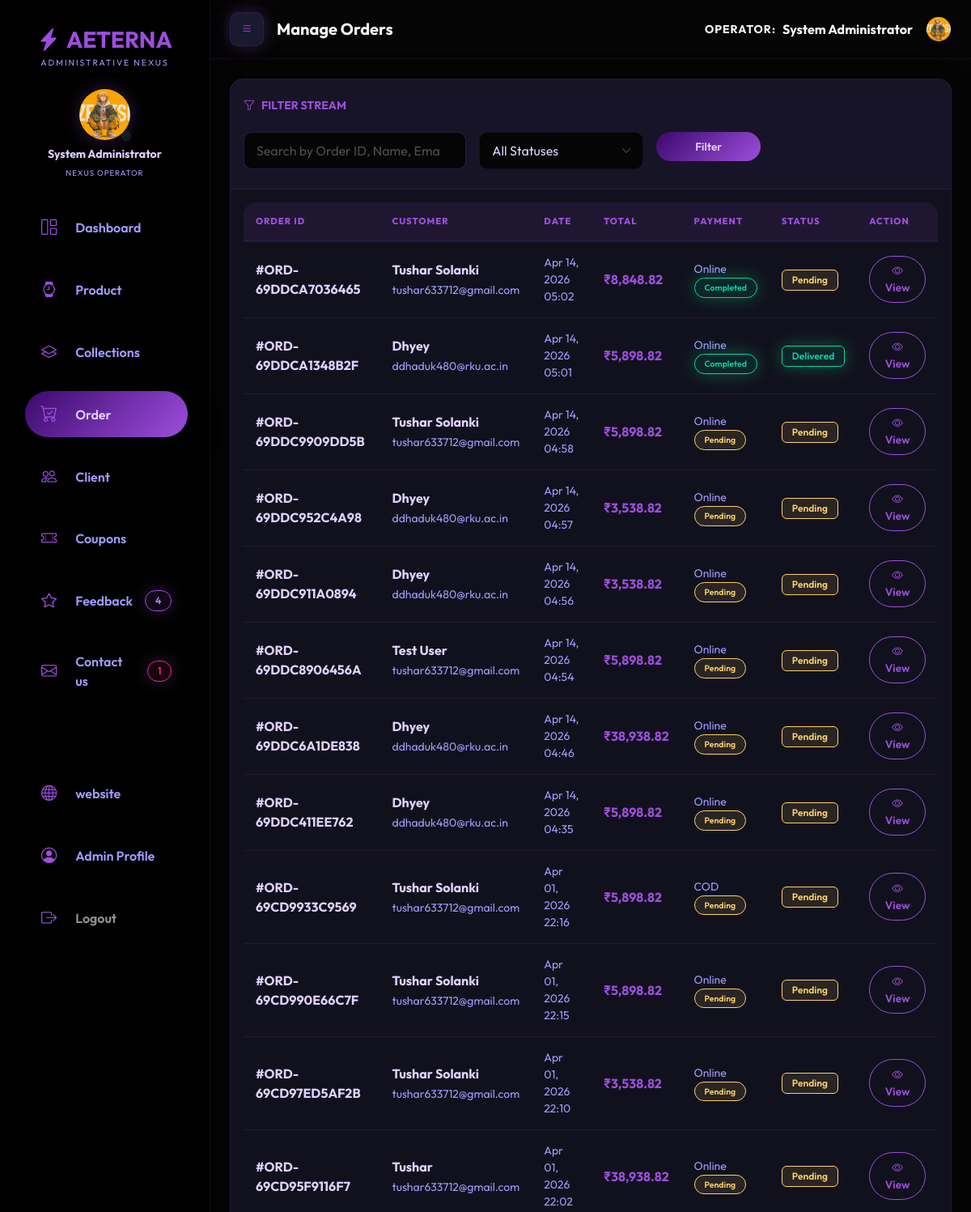
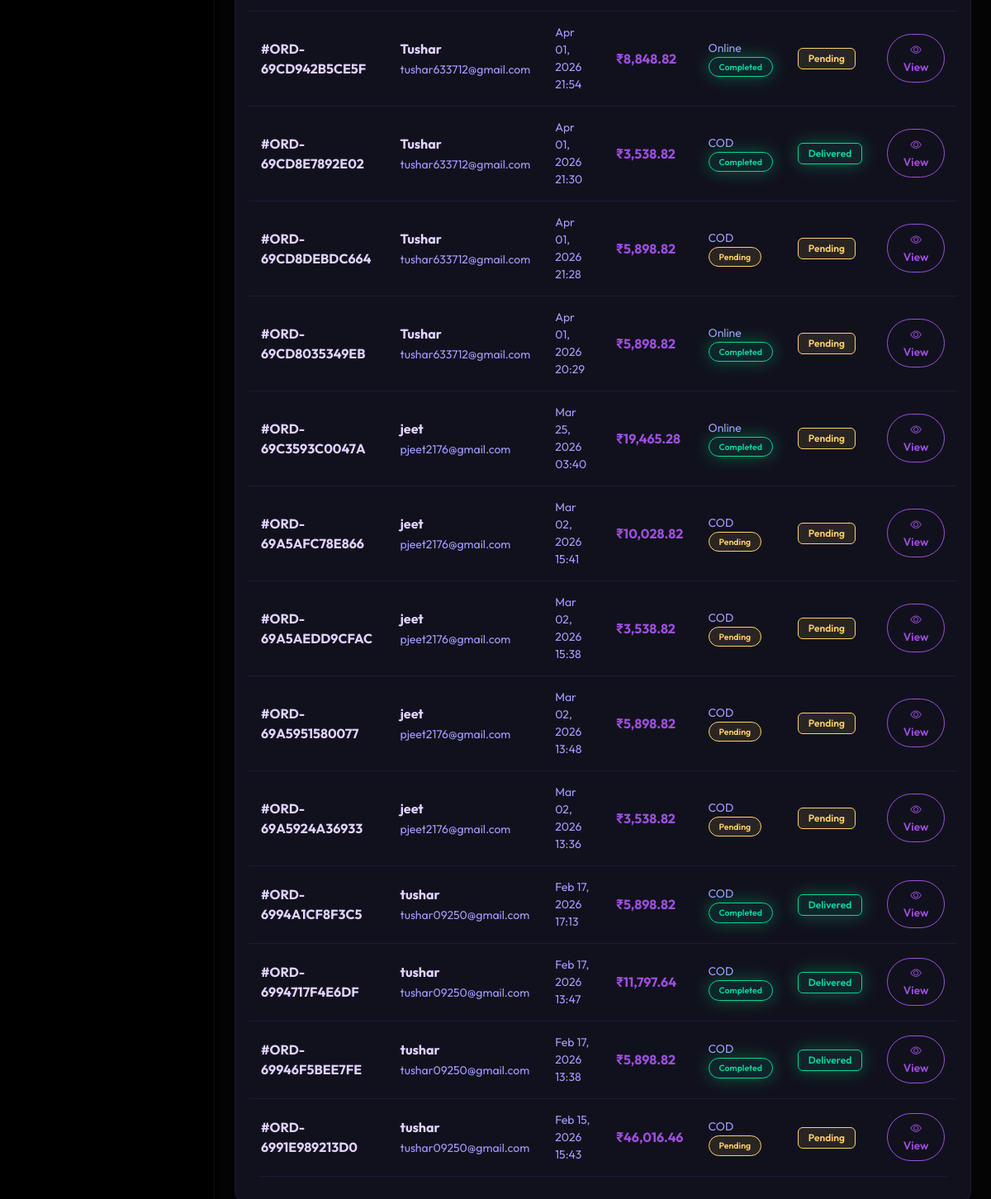
Screenshot of /admin/orders.php (signed in) with the database file from the repository (2 pictures, top to bottom).
### tables this page shows
CREATE TABLE `orders` (
  `id` int(11) NOT NULL,
  `user_id` int(11) NOT NULL,
  `order_number` varchar(50) NOT NULL,
  `full_name` varchar(100) NOT NULL,
  `email` varchar(100) NOT NULL,
  `phone` varchar(20) NOT NULL,
  `shipping_address` text NOT NULL,
  `billing_address` text DEFAULT NULL,
  `city` varchar(100) NOT NULL,
  `state` varchar(100) NOT NULL,
  `zip_code` varchar(20) NOT NULL,
  `country` varchar(100) NOT NULL DEFAULT 'India',
  `subtotal` decimal(10,2) NOT NULL,
  `discount` decimal(10,2) DEFAULT 0.00,
  `tax` decimal(10,2) DEFAULT 0.00,
  `total` decimal(10,2) NOT NULL,
  `payment_method` enum('COD','Online') NOT NULL,
  `payment_status` enum('Pending','Completed','Failed') DEFAULT 'Pending',
  `order_status` enum('Pending','Processing','Shipped','Delivered','Cancelled') DEFAULT 'Pending',
  `coupon_code` varchar(50) DEFAULT NULL,
  `razorpay_order_id` varchar(255) DEFAULT NULL,
  `razorpay_payment_id` varchar(255) DEFAULT NULL,
  `razorpay_signature` varchar(255) DEFAULT NULL,
  `order_notes` text DEFAULT NULL,
  `created_at` timestamp NULL DEFAULT current_timestamp(),
  `updated_at` timestamp NULL DEFAULT current_timestamp() ON UPDATE current_timestamp()
);

### includes/functions.php (called while the page is built, shortened)
<?php
function isAdminLoggedIn() {
    return isset($_SESSION['admin_id']) && !empty($_SESSION['admin_id']);
}
function getCurrentAdmin($conn) {
    $stmt = $conn->prepare("SELECT * FROM admins WHERE id = ?");
    $stmt->execute([$_SESSION['admin_id']]);
    return $stmt->fetch();
}
function formatPrice($price) {
    return '₹' . number_format($price, 2);
}
?>

### includes/security.php (called while the page is built, shortened)
<?php
function escapeOutput($data) {
    return htmlspecialchars($data, ENT_QUOTES, 'UTF-8');
}
?>

### admin/orders.php (the view, shortened to what this page needs)
<?php
require_once '../includes/config.php';
$admin = getCurrentAdmin($conn);
$search = isset($_GET['search']) ? sanitizeInput($_GET['search']) : '';
$sql = "SELECT o.*, u.full_name as user_name FROM orders o JOIN users u ON o.user_id = u.id";
$params = [];
$sql .= " ORDER BY o.created_at DESC";
$stmt = $conn->prepare($sql);
$stmt->execute($params);
$orders = $stmt->fetchAll();
$pageTitle = 'Manage Orders';
include 'includes/header.php';
?>
<div class="card mb-4 border-0 shadow-lg">
    <div class="card-header py-4 border-0">
        <h5 class="mb-4 fw-bold small text-uppercase text-primary-purple"><i class="bi bi-funnel me-2"></i>Filter Stream</h5>
        <form class="row g-3" method="GET">
            <div class="col-md-4">
                <input type="search" name="search" class="form-control" placeholder="Search by Order ID, Name, Email" value="<?php echo escapeOutput($search); ?>">
            </div>
            <div class="col-md-3">
                <select name="status" class="form-select">
                    <option value="">All Statuses</option>
                </select>
            </div>
            <div class="col-md-2">
                <button type="submit" class="btn btn-primary w-100">Filter</button>
            </div>
        </form>
    </div>
    <div class="card-body">
        <div class="table-responsive">
            <table class="table table-hover align-middle">
                <thead>
                    <tr>
                        <th>Order ID</th>
                        <th>Customer</th>
                        <th>Date</th>
                        <th>Total</th>
                        <th>Payment</th>
                        <th>Status</th>
                        <th>Action</th>
                    </tr>
                </thead>
                <tbody>
                    <?php foreach ($orders as $order): ?>
                    <tr>
                        <td class="fw-bold text-white">#<?php echo escapeOutput($order['order_number']); ?></td>
                        <td>
                            <div class="text-white fw-bold"><?php echo escapeOutput($order['full_name']); ?></div>
                            <small class="text-muted"><?php echo escapeOutput($order['email']); ?></small>
                        </td>
                        <td class="text-muted small"><?php echo date('M d, Y H:i', strtotime($order['created_at'])); ?></td>
                        <td class="fw-bold" style="color: var(--primary-purple);"><?php echo formatPrice($order['total']); ?></td>
                        <td class="small text-muted">
                            <?php echo $order['payment_method']; ?><br>
                            <span class="badge bg-<?php echo $order['payment_status'] == 'Completed' ? 'success shadow-green' : ($order['payment_status'] == 'Failed' ? 'danger' : 'warning'); ?> rounded-pill"><?php echo $order['payment_status']; ?></span>
                        </td>
                        <td>
                            <?php
                            $statusClass = 'secondary';
                            switch($order['order_status']) {
                                case 'Pending': $statusClass = 'warning'; break;
                                case 'Delivered': $statusClass = 'success'; break;
                            }
                            ?>
                            <span class="badge bg-<?php echo $statusClass; ?> <?php echo $order['order_status'] == 'Delivered' ? 'shadow-green' : ''; ?>"><?php echo $order['order_status']; ?></span>
                        </td>
                        <td>
                            <a href="order-detail.php?id=<?php echo $order['id']; ?>" class="btn btn-sm btn-outline-primary">
                                <i class="bi bi-eye"></i> View
                            </a>
                        </td>
                    </tr>
                    <?php endforeach; ?>
                </tbody>
            </table>
        </div>
    </div>
</div>
<?php include 'includes/footer.php'; ?>

### admin/includes/header.php (shortened to what this page needs)
<!DOCTYPE html>
<html lang="en">
<head>
    <link href="https://cdn.jsdelivr.net/npm/bootstrap@5.3.0/dist/css/bootstrap.min.css" rel="stylesheet">
    <link rel="stylesheet" href="https://cdn.jsdelivr.net/npm/bootstrap-icons@1.11.0/font/bootstrap-icons.css">
    <link rel="stylesheet" href="<?php echo SITE_URL; ?>/admin/assets/css/style.css">
</head>
<body>
    <div class="d-flex">
        <?php include 'includes/sidebar.php'; ?>
        <div class="flex-grow-1 main-content" style="min-width:0;">
            <nav class="navbar navbar-expand-lg px-3 px-md-4 border-bottom border-purple"
                 style="background: var(--glass-purple); backdrop-filter: blur(15px); -webkit-backdrop-filter: blur(15px);">
                <button class="btn btn-dark border-purple text-primary-purple me-3 shadow-glow flex-shrink-0" id="sidebarCollapse" aria-label="Open sidebar">
                    <i class="bi bi-list"></i>
                </button>
                <span class="navbar-brand mb-0 h4 fw-bold text-white text-truncate" style="max-width:calc(100vw - 180px);">
                    <?php echo $pageTitle; ?>
                </span>
                <div class="ms-auto d-flex align-items-center gap-2 flex-shrink-0">
                    <div class="d-lg-flex align-items-center gap-2">
                        <span class="text-muted small text-uppercase fw-bold" style="letter-spacing:1px;">Operator:</span>
                        <strong class="text-white"><?php echo escapeOutput($admin['full_name']); ?></strong>
                    </div>
                    <div class="ms-2">
                        <?php if ($admin['profile_image']): ?>
                            <a href="<?php echo SITE_URL; ?>/admin/profile.php">
                                <img src="<?php echo SITE_URL; ?>/uploads/admins/<?php echo $admin['profile_image']; ?>"
                                     class="rounded-circle border border-purple shadow-sm hover-scale"
                                     style="width: 32px; height: 32px; object-fit: cover;">
                            </a>
                        <?php else: ?>
                            <a href="<?php echo SITE_URL; ?>/admin/profile.php" class="text-primary-purple h4 mb-0">
                                <i class="bi bi-person-circle"></i>
                            </a>
                        <?php endif; ?>
                    </div>
                </div>
            </nav>
            <div class="p-3 p-md-4">

### admin/includes/sidebar.php (shortened to what this page needs)
<div id="sidebar" class="sidebar p-3 border-end border-purple" style="background: var(--sidebar-dark);">
    <div class="sidebar-brand mb-2 p-3 text-center">
        <h3 class="mb-0 fw-bold text-primary-purple animate-pulse"><i class="bi bi-lightning-charge-fill me-2"></i>AETERNA</h3>
        <p class="text-muted text-uppercase mb-0 mt-1" style="font-size: 0.65rem; letter-spacing: 2px;">Administrative Nexus</p>
    </div>
    <div class="sidebar-user-panel px-3 mb-4 text-center">
        <div class="position-relative d-inline-block mb-2">
            <?php if ($admin['profile_image']): ?>
                <img src="<?php echo SITE_URL; ?>/uploads/admins/<?php echo $admin['profile_image']; ?>"
                     class="rounded-circle shadow-glow pulse-purple border border-purple"
                     style="width: 65px; height: 65px; object-fit: cover;">
            <?php endif; ?>
            <span class="position-absolute bottom-0 end-0 bg-success border border-dark rounded-circle p-1" style="width:12px; height:12px;"></span>
        </div>
        <h6 class="text-white mb-0 fw-bold small"><?php echo escapeOutput($admin['full_name']); ?></h6>
        <span class="text-muted" style="font-size: 0.6rem; letter-spacing: 1px;">NEXUS OPERATOR</span>
    </div>
    <ul class="nav flex-column">
        <li class="nav-item mb-2">
            <a class="nav-link rounded-pill <?php echo basename($_SERVER['PHP_SELF']) == 'index.php' ? 'active shadow-lg' : 'text-muted'; ?>"
               href="<?php echo SITE_URL; ?>/admin/index.php">
                <i class="bi bi-grid-1x2 me-2"></i> Dashboard
            </a>
        </li>
        <li class="nav-item mb-2">
            <a class="nav-link rounded-pill <?php echo basename($_SERVER['PHP_SELF']) == 'products.php' || basename($_SERVER['PHP_SELF']) == 'add-product.php' || basename($_SERVER['PHP_SELF']) == 'edit-product.php' ? 'active shadow-lg' : 'text-muted'; ?>"
               href="<?php echo SITE_URL; ?>/admin/products.php">
                <i class="bi bi-watch me-2"></i> Product
            </a>
        </li>
        <li class="nav-item mb-2">
            <a class="nav-link rounded-pill <?php echo basename($_SERVER['PHP_SELF']) == 'categories.php' ? 'active shadow-lg' : 'text-muted'; ?>"
               href="<?php echo SITE_URL; ?>/admin/categories.php">
                <i class="bi bi-layers me-2"></i> Collections
            </a>
        </li>
        <li class="nav-item mb-2">
            <a class="nav-link rounded-pill <?php echo basename($_SERVER['PHP_SELF']) == 'orders.php' ? 'active shadow-lg' : 'text-muted'; ?>"
               href="<?php echo SITE_URL; ?>/admin/orders.php">
                <i class="bi bi-cart-check me-2"></i> Order
            </a>
        </li>
        <li class="nav-item mb-2">
            <a class="nav-link rounded-pill <?php echo basename($_SERVER['PHP_SELF']) == 'users.php' ? 'active shadow-lg' : 'text-muted'; ?>"
               href="<?php echo SITE_URL; ?>/admin/users.php">
                <i class="bi bi-people me-2"></i> Client
            </a>
        </li>
        <li class="nav-item mb-2">
            <a class="nav-link rounded-pill <?php echo basename($_SERVER['PHP_SELF']) == 'coupons.php' ? 'active shadow-lg' : 'text-muted'; ?>"
               href="<?php echo SITE_URL; ?>/admin/coupons.php">
                <i class="bi bi-ticket-perforated me-2"></i> Coupons
            </a>
        </li>
        <li class="nav-item mb-2">
            <a class="nav-link rounded-pill <?php echo basename($_SERVER['PHP_SELF']) == 'reviews.php' ? 'active shadow-lg' : 'text-muted'; ?>"
               href="<?php echo SITE_URL; ?>/admin/reviews.php">
                <i class="bi bi-star me-2"></i> Feedback
                <?php
                try {
                    $pendingReviewsStmt = $conn->query("SELECT COUNT(*) FROM reviews WHERE is_approved = 0");
                    $pendingCount = $pendingReviewsStmt->fetchColumn();
                    if ($pendingCount > 0):
                    ?>
                    <span class="badge bg-primary-purple rounded-pill float-end shadow-glow pulse-purple"><?php echo $pendingCount; ?></span>
                    <?php
                    endif;
                } catch (Exception $e) {}
                ?>
            </a>
        </li>
        <li class="nav-item mb-2">
            <a class="nav-link rounded-pill <?php echo basename($_SERVER['PHP_SELF']) == 'contact-messages.php' || basename($_SERVER['PHP_SELF']) == 'view-message.php' ? 'active shadow-lg' : 'text-muted'; ?>"
               href="<?php echo SITE_URL; ?>/admin/contact-messages.php">
                <i class="bi bi-envelope me-2"></i>Contact us
                <?php
                $unreadStmt = $conn->query("SELECT COUNT(*) FROM contact_messages WHERE is_read = 0");
                $unreadCount = $unreadStmt->fetchColumn();
                if ($unreadCount > 0):
                ?>
                <span class="badge bg-danger rounded-pill float-end shadow-glow animate-pulse"><?php echo $unreadCount; ?></span>
                <?php endif; ?>
            </a>
        </li>
        <li class="my-3 px-3"><hr class="border-purple opacity-25"></li>
        <li class="nav-item mb-2">
            <a class="nav-link rounded-pill text-muted" href="<?php echo SITE_URL; ?>" target="_blank">
                <i class="bi bi-globe me-2"></i> website
            </a>
        </li>
        <li class="nav-item mb-2">
            <a class="nav-link rounded-pill <?php echo basename($_SERVER['PHP_SELF']) == 'profile.php' ? 'active shadow-lg' : 'text-muted'; ?>"
               href="<?php echo SITE_URL; ?>/admin/profile.php">
                <i class="bi bi-person-circle me-2"></i> Admin Profile
            </a>
        </li>
        <li class="nav-item mb-2">
            <a class="nav-link rounded-pill text-danger" href="<?php echo SITE_URL; ?>/admin/logout.php">
                <i class="bi bi-box-arrow-right me-2"></i> Logout
            </a>
        </li>
    </ul>
</div>

### rows the page displays
orders: order_number "ORD-69DDCA7036465", full_name "Tushar Solanki", email "tushar633712@gmail.com", created_at "Apr 14, 2026 05:02", total "₹8,848.82", payment_method "Online", payment_status "Completed", order_status "Pending"
orders: order_number "ORD-69DDCA1348B2F", full_name "Dhyey", email "ddhaduk480@rku.ac.in", created_at "Apr 14, 2026 05:01", total "₹5,898.82", payment_method "Online", payment_status "Completed", order_status "Delivered"
orders: order_number "ORD-69DDC9909DD5B", full_name "Tushar Solanki", email "tushar633712@gmail.com", created_at "Apr 14, 2026 04:58", total "₹5,898.82", payment_method "Online", payment_status "Pending", order_status "Pending"
orders: order_number "ORD-69DDC952C4A98", full_name "Dhyey", email "ddhaduk480@rku.ac.in", created_at "Apr 14, 2026 04:57", total "₹3,538.82", payment_method "Online", payment_status "Pending", order_status "Pending"
orders: order_number "ORD-69DDC911A0894", full_name "Dhyey", email "ddhaduk480@rku.ac.in", created_at "Apr 14, 2026 04:56", total "₹3,538.82", payment_method "Online", payment_status "Pending", order_status "Pending"
orders: order_number "ORD-69DDC8906456A", full_name "Test User", email "tushar633712@gmail.com", created_at "Apr 14, 2026 04:54", total "₹5,898.82", payment_method "Online", payment_status "Pending", order_status "Pending"
orders: order_number "ORD-69DDC6A1DE838", full_name "Dhyey", email "ddhaduk480@rku.ac.in", created_at "Apr 14, 2026 04:46", total "₹38,938.82", payment_method "Online", payment_status "Pending", order_status "Pending"
orders: order_number "ORD-69DDC411EE762", full_name "Dhyey", email "ddhaduk480@rku.ac.in", created_at "Apr 14, 2026 04:35", total "₹5,898.82", payment_method "Online", payment_status "Pending", order_status "Pending"
orders: order_number "ORD-69CD9933C9569", full_name "Tushar Solanki", email "tushar633712@gmail.com", created_at "Apr 01, 2026 22:16", total "₹5,898.82", payment_method "COD", payment_status "Pending", order_status "Pending"
orders: order_number "ORD-69CD990E66C7F", full_name "Tushar Solanki", email "tushar633712@gmail.com", created_at "Apr 01, 2026 22:15", total "₹5,898.82", payment_method "Online", payment_status "Pending", order_status "Pending"
orders: order_number "ORD-69CD97ED5AF2B", full_name "Tushar Solanki", email "tushar633712@gmail.com", created_at "Apr 01, 2026 22:10", total "₹3,538.82", payment_method "Online", payment_status "Pending", order_status "Pending"
orders: order_number "ORD-69CD95F9116F7", full_name "Tushar", email "tushar633712@gmail.com", created_at "Apr 01, 2026 22:02", total "₹38,938.82", payment_method "Online", payment_status "Pending", order_status "Pending"
orders: order_number "ORD-69CD942B5CE5F", full_name "Tushar", email "tushar633712@gmail.com", created_at "Apr 01, 2026 21:54", total "₹8,848.82", payment_method "Online", payment_status "Completed", order_status "Pending"
orders: order_number "ORD-69CD8E7892E02", full_name "Tushar", email "tushar633712@gmail.com", created_at "Apr 01, 2026 21:30", total "₹3,538.82", payment_method "COD", payment_status "Completed", order_status "Delivered"
orders: order_number "ORD-69CD8DEBDC664", full_name "Tushar", email "tushar633712@gmail.com", created_at "Apr 01, 2026 21:28", total "₹5,898.82", payment_method "COD", payment_status "Pending", order_status "Pending"
orders: order_number "ORD-69CD8035349EB", full_name "Tushar", email "tushar633712@gmail.com", created_at "Apr 01, 2026 20:29", total "₹5,898.82", payment_method "Online", payment_status "Completed", order_status "Pending"
orders: order_number "ORD-69C3593C0047A", full_name "jeet", email "pjeet2176@gmail.com", created_at "Mar 25, 2026 03:40", total "₹19,465.28", payment_method "Online", payment_status "Completed", order_status "Pending"
orders: order_number "ORD-69A5AFC78E866", full_name "jeet", email "pjeet2176@gmail.com", created_at "Mar 02, 2026 15:41", total "₹10,028.82", payment_method "COD", payment_status "Pending", order_status "Pending"
orders: order_number "ORD-69A5AEDD9CFAC", full_name "jeet", email "pjeet2176@gmail.com", created_at "Mar 02, 2026 15:38", total "₹3,538.82", payment_method "COD", payment_status "Pending", order_status "Pending"
orders: order_number "ORD-69A5951580077", full_name "jeet", email "pjeet2176@gmail.com", created_at "Mar 02, 2026 13:48", total "₹5,898.82", payment_method "COD", payment_status "Pending", order_status "Pending"
orders: order_number "ORD-69A5924A36933", full_name "jeet", email "pjeet2176@gmail.com", created_at "Mar 02, 2026 13:36", total "₹3,538.82", payment_method "COD", payment_status "Pending", order_status "Pending"
orders: order_number "ORD-6994A1CF8F3C5", full_name "tushar", email "tushar09250@gmail.com", created_at "Feb 17, 2026 17:13", total "₹5,898.82", payment_method "COD", payment_status "Completed", order_status "Delivered"
orders: order_number "ORD-6994717F4E6DF", full_name "tushar", email "tushar09250@gmail.com", created_at "Feb 17, 2026 13:47", total "₹11,797.64", payment_method "COD", payment_status "Completed", order_status "Delivered"
orders: order_number "ORD-69946F5BEE7FE", full_name "tushar", email "tushar09250@gmail.com", created_at "Feb 17, 2026 13:38", total "₹5,898.82", payment_method "COD", payment_status "Completed", order_status "Delivered"
orders: order_number "ORD-6991E989213D0", full_name "tushar", email "tushar09250@gmail.com", created_at "Feb 15, 2026 15:43", total "₹46,016.46", payment_method "COD", payment_status "Pending", order_status "Pending"

### other values shown
escapeOutput($admin['full_name']) "System Administrator"
$pendingCount "4"
$unreadCount "1"
$pageTitle "Manage Orders"
